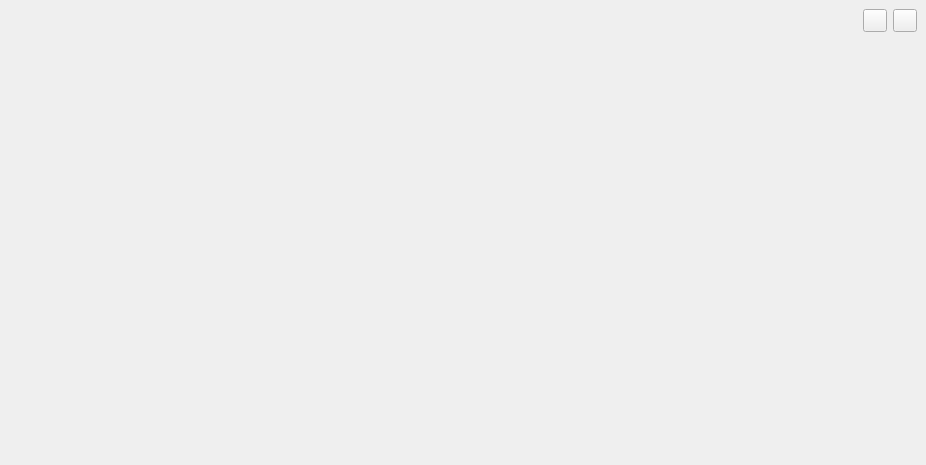
<?xml version="1.0" encoding="UTF-8"?>
<ui version="4.0">
 <class>KeyBoard</class>
 <widget class="QWidget" name="KeyBoard">
  <property name="geometry">
   <rect>
    <x>0</x>
    <y>0</y>
    <width>926</width>
    <height>465</height>
   </rect>
  </property>
  <property name="windowTitle">
   <string>Form</string>
  </property>
  <layout class="QVBoxLayout" name="verticalLayout" stretch="0,1">
   <property name="spacing">
    <number>1</number>
   </property>
   <property name="leftMargin">
    <number>0</number>
   </property>
   <property name="topMargin">
    <number>0</number>
   </property>
   <property name="rightMargin">
    <number>0</number>
   </property>
   <property name="bottomMargin">
    <number>0</number>
   </property>
   <item>
    <widget class="QWidget" name="keyBoardTitleWidget" native="true">
     <layout class="QHBoxLayout" name="horizontalLayout" stretch="0,0,1,0,0">
      <item>
       <widget class="QLabel" name="keyBoardIconLabel">
        <property name="text">
         <string/>
        </property>
        <property name="scaledContents">
         <bool>true</bool>
        </property>
       </widget>
      </item>
      <item>
       <widget class="QLabel" name="keyBoardNameLabel">
        <property name="text">
         <string/>
        </property>
       </widget>
      </item>
      <item>
       <spacer name="horizontalSpacer">
        <property name="orientation">
         <enum>Qt::Orientation::Horizontal</enum>
        </property>
        <property name="sizeHint" stdset="0">
         <size>
          <width>827</width>
          <height>20</height>
         </size>
        </property>
       </spacer>
      </item>
      <item>
       <widget class="QToolButton" name="keyBoardMinimizeBtn">
        <property name="text">
         <string/>
        </property>
       </widget>
      </item>
      <item>
       <widget class="QToolButton" name="keyBoardMaximizeBtn">
        <property name="text">
         <string/>
        </property>
       </widget>
      </item>
     </layout>
    </widget>
   </item>
   <item>
    <widget class="QWidget" name="keyBoardBodyWidget" native="true"/>
   </item>
  </layout>
 </widget>
 <resources/>
 <connections/>
</ui>
